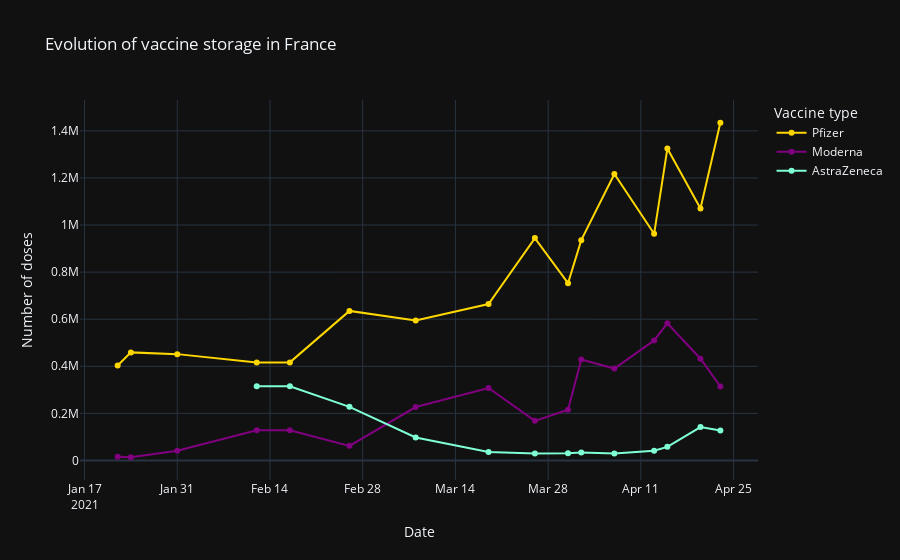

The notebook cell this image was saved under:
### Code cell
#Line charts
line_charts.vactypedoses(color_pal='gold', color_pal2='purple', color_pal3='aquamarine', font_size=15, font_color='cornflowerblue', bgcolor='white')

### Figure 1 — Plotly figure (JSON) as saved in the notebook; plotly's stock layout.template omitted (floating-point values rounded to 4 significant figures)
{"data": [{"legendgroup": "Pfizer", "line": {"color": "gold", "dash": "solid"}, "mode": "markers+lines", "name": "Pfizer", "orientation": "v", "showlegend": true, "type": "scatter", "x": ["2021-01-22", "2021-01-24", "2021-01-31", "2021-02-12", "2021-02-17", "2021-02-26", "2021-03-08", "2021-03-19", "2021-03-26", "2021-03-31", "2021-04-02", "2021-04-07", "2021-04-13", "2021-04-15", "2021-04-20", "2021-04-23"], "xaxis": "x", "y": [403615, 459036, 451674, 416616, 416616, 635316, 594474, 664548, 944430, 752934, 935742, 1216596, 962874, 1324674, 1070508, 1434480], "yaxis": "y"}, {"legendgroup": "Moderna", "line": {"color": "purple", "dash": "solid"}, "mode": "markers+lines", "name": "Moderna", "orientation": "v", "showlegend": true, "type": "scatter", "x": ["2021-01-22", "2021-01-24", "2021-01-31", "2021-02-12", "2021-02-17", "2021-02-26", "2021-03-08", "2021-03-19", "2021-03-26", "2021-03-31", "2021-04-02", "2021-04-07", "2021-04-13", "2021-04-15", "2021-04-20", "2021-04-23"], "xaxis": "x", "y": [15630, 13650, 41280, 128000, 128000, 62050, 226960, 307790, 168340, 215170, 429160, 390420, 509850, 582480, 432030, 314350], "yaxis": "y"}, {"legendgroup": "AstraZeneca", "line": {"color": "aquamarine", "dash": "solid"}, "mode": "markers+lines", "name": "AstraZeneca", "orientation": "v", "showlegend": true, "type": "scatter", "x": ["2021-02-12", "2021-02-17", "2021-02-26", "2021-03-08", "2021-03-19", "2021-03-26", "2021-03-31", "2021-04-02", "2021-04-07", "2021-04-13", "2021-04-15", "2021-04-20", "2021-04-23"], "xaxis": "x", "y": [315060, 315060, 227820, 97790, 36330, 29800, 30140, 33810, 29730, 41590, 57720, 141970, 127060], "yaxis": "y"}], "layout": {"hoverlabel": {"bgcolor": "white", "font": {"color": "cornflowerblue", "family": "Franklin Gothic Medium", "size": 15}}, "hovermode": "x unified", "legend": {"title": {"text": "Vaccine type"}, "tracegroupgap": 0}, "title": {"text": "Evolution of vaccine storage in France"}, "xaxis": {"anchor": "y", "domain": [0, 1], "title": {"text": "Date"}}, "yaxis": {"anchor": "x", "domain": [0, 1], "title": {"text": "Number of doses"}}}}
